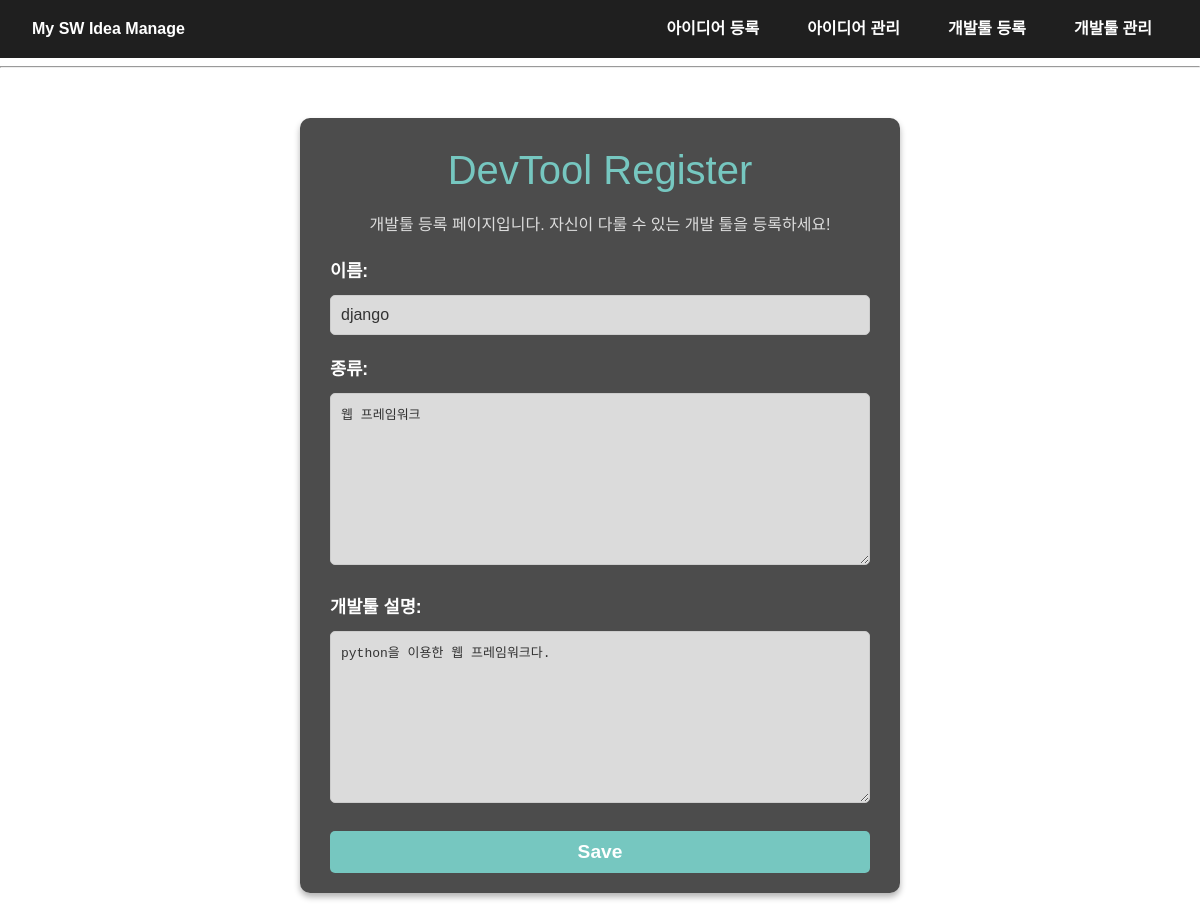
/tools/update/5, run on the app's committed database.
### tools/models.py (models this page shows, shortened)
class Tool(models.Model):
    name = models.CharField(max_length=200)
    type = models.TextField()
    content = models.TextField()

### tools/views.py (the view, shortened to what this page needs)
# urls.py: path('update/<int:pk>', tools_update, name='tools_update'),
def tools_update(request, pk):
    tool = get_object_or_404(Tool, pk=pk)
    form = ToolForm(instance=tool)
    return render(request, 'tool/tool_register.html', {'form': form, 'tool': tool})

### tools/forms.py
class ToolForm(forms.ModelForm):
    class Meta:
        model = Tool
        fields = ('__all__')

### templates/tool/tool_register.html (shortened to what this page needs)
{% extends 'base.html' %}
{% load static %}
{% block extra_css %}
<link rel="stylesheet" href="{% static 'register.css' %}">
{% endblock %}
{% block content %}
<div class="form-container">
    <section class="idea-register-header">
        <h1>DevTool Register</h1>
        <p>개발툴 등록 페이지입니다. 자신이 다룰 수 있는 개발 툴을 등록하세요!</p>
    </section>
    <form action="{% if tool %}{% url 'tools:tools_update' tool.pk %}{% else %}{% url 'tools:tools_create' %}{% endif %}" method="post" enctype="multipart/form-data">
        <div class="form_label">
            <label for="name">이름:</label>
        </div>
        {{ form.name }}
        <div class="form_label">
            <label for="type">종류:</label>
        </div>
        {{ form.type }}
        <div class="form_label">
            <label for="content">개발툴 설명:</label>
        </div>
        {{ form.content }}
        <button type="submit" class="btn-save">Save</button>
    </form>
</div>
{% endblock %}

### static/main.css (style rules this page uses)
body, h1, h2, h3, p, ul, li, a, div { margin: 0; padding: 0; box-sizing: border-box; }
body { background-color: #ffffff; font-family: Arial, sans-serif; color: #333; line-height: 1.6; }

### static/register.css (style rules this page uses)
.form-container { max-width: 600px; margin: 50px auto; background: rgba(0, 0, 0, 0.7); padding: 20px 30px; border-radius: 10px; box-shadow: 0 4px 6px rgba(0, 0, 0, 0.3); }
.idea-register-header h1 { font-size: 2.5em; text-align: center; margin-bottom: 10px; color: #76c7c0; }
.idea-register-header p { font-size: 1em; text-align: center; margin-bottom: 20px; color: #ddd; }
.form_label { margin-bottom: 10px; font-size: 1.1em; font-weight: bold; color: #fff; }
input[type="text"], input[type="number"], textarea, select { width: 100%; padding: 10px; margin-bottom: 20px; border: 1px solid #ccc; border-radius: 5px; background: rgba(255, 255, 255, 0.8); color: #333; font-size: 1em; }
.btn-save { display: block; width: 100%; padding: 10px; background: #76c7c0; color: #fff; font-size: 1.2em; font-weight: bold; border: none; border-radius: 5px; cursor: pointer; transition: background 0.3s; }

### data on the page
Tool: name "django", type "웹 프레임워크", content "python을 이용한 웹 프레임워크다."
